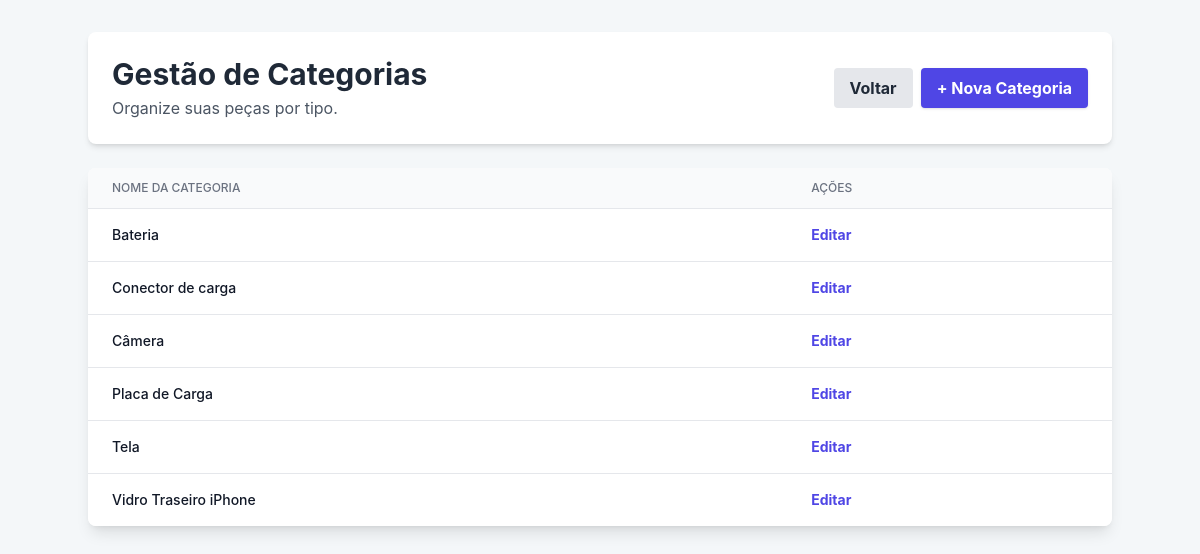
The app's page /estoque/categorias/ (signed in), older data.
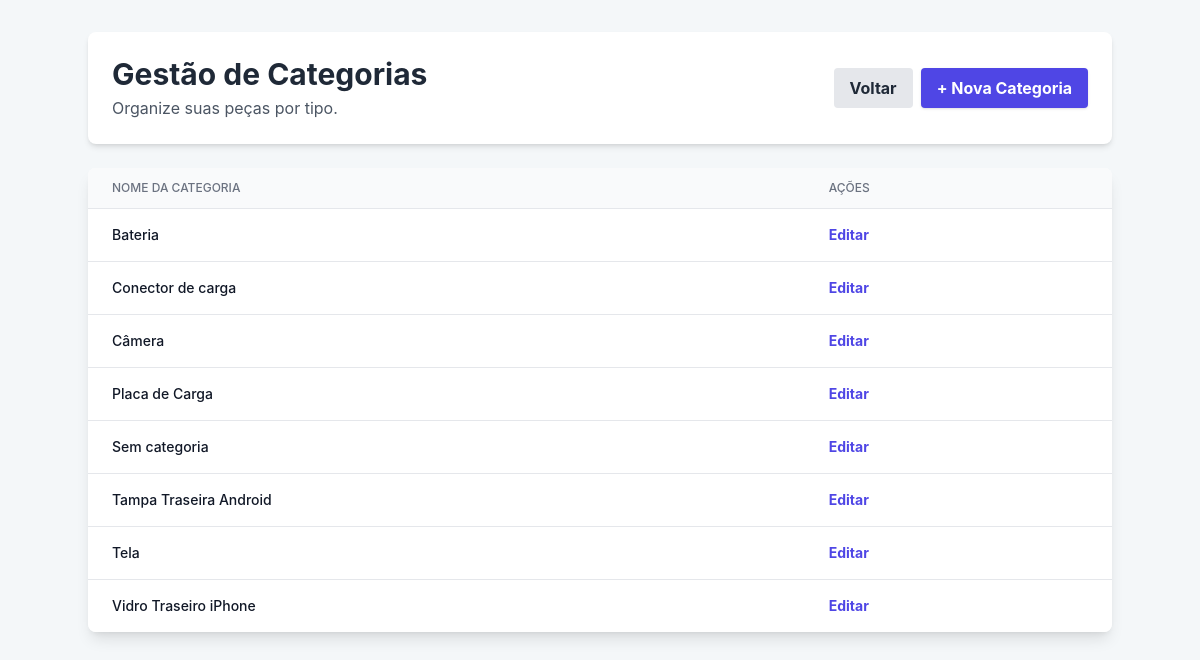
The same page, newer data.
### estoque/models.py (models this page shows, shortened)
class Categoria(models.Model):
    nome = models.CharField(max_length=50, unique=True)
    class Meta:
        ordering = ['nome']

### estoque/views.py (the view)
# urls.py: path('categorias/', views.listar_categorias, name='listar_categorias'),
@login_required
def listar_categorias(request):
    categorias = Categoria.objects.all()
    contexto = {'titulo': 'Gestão de Categorias', 'categorias': categorias}
    return render(request, 'estoque/lista_categorias.html', contexto)

### estoque/templates/estoque/lista_categorias.html (shortened to what this page needs)
<!DOCTYPE html>
<html lang="pt-br">
<head>
    <script src="https://cdn.tailwindcss.com"></script>
</head>
<body class="p-4 md:p-8">
    <div class="container mx-auto">
        <div class="mb-6 bg-white p-6 rounded-lg shadow-md flex justify-between items-center">
            <div>
                <h1 class="text-3xl font-bold text-gray-800 mb-1">{{ titulo }}</h1>
                <p class="text-gray-600">Organize suas peças por tipo.</p>
            </div>
            <div class="flex gap-2">
                <a href="{% url 'lista_pecas' %}" class="bg-gray-200 hover:bg-gray-300 text-gray-800 font-bold py-2 px-4 rounded transition">
                    Voltar
                </a>
                <a href="{% url 'adicionar_categoria' %}" class="bg-indigo-600 hover:bg-indigo-700 text-white font-bold py-2 px-4 rounded shadow transition">
                    + Nova Categoria
                </a>
            </div>
        </div>
        <div class="bg-white rounded-lg shadow-lg overflow-hidden">
            <table class="min-w-full divide-y divide-gray-200">
                <thead class="bg-gray-50">
                    <tr>
                        <th class="px-6 py-3 text-left text-xs font-medium text-gray-500 uppercase">Nome da Categoria</th>
                        <th class="px-6 py-3 text-left text-xs font-medium text-gray-500 uppercase">Ações</th>
                    </tr>
                </thead>
                <tbody class="bg-white divide-y divide-gray-200">
                    {% for cat in categorias %}
                        <tr class="hover:bg-gray-50">
                            <td class="px-6 py-4 whitespace-nowrap text-sm font-medium text-gray-900">{{ cat.nome }}</td>
                            <td class="px-6 py-4 whitespace-nowrap text-sm font-medium">
                                <a href="{% url 'editar_categoria' cat.pk %}" class="text-indigo-600 hover:text-indigo-900 font-bold">Editar</a>
                            </td>
                        </tr>
                    {% empty %}
                        <tr>
                            <td colspan="2" class="px-6 py-12 text-center text-gray-500 italic">
                                Nenhuma categoria cadastrada.
                            </td>
                        </tr>
                    {% endfor %}
                </tbody>
            </table>
        </div>
    </div>
</body>
</html>

Row changes from the older to the newer data that the page shows:
added Categoria: nome "Sem categoria"
added Categoria: nome "Tampa Traseira Android"
